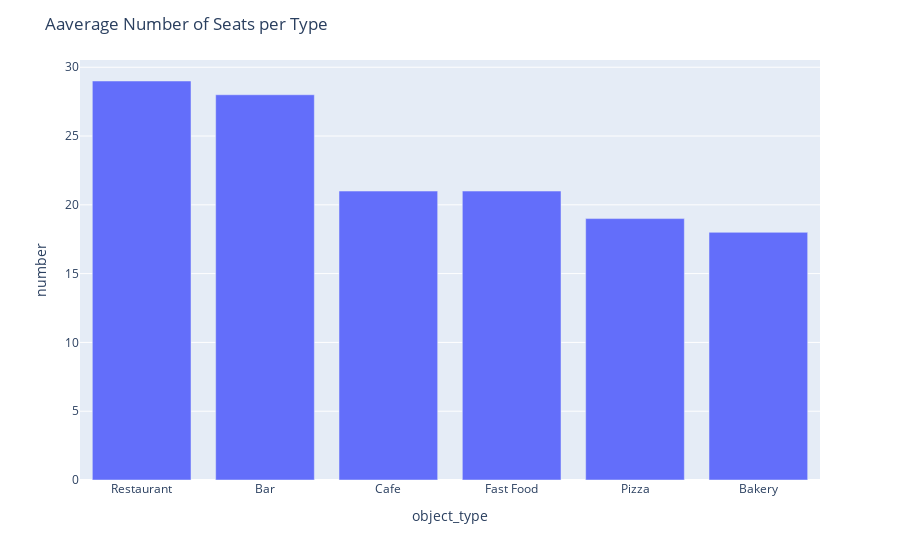

Write notebook code for a chart like this one.
### Code cell
fig = px.bar(seating_type, x='object_type', y='number')
fig.update_layout(title='Aaverage Number of Seats per Type')
fig.show()

### Figure 1 — Plotly figure (JSON) as saved in the notebook; plotly's stock layout.template omitted (floating-point values rounded to 4 significant figures)
{"data": [{"alignmentgroup": "True", "hovertemplate": "object_type=%{x}<br>number=%{y}<extra></extra>", "legendgroup": "", "marker": {"color": "#636efa", "pattern": {"shape": ""}}, "name": "", "offsetgroup": "", "orientation": "v", "showlegend": false, "textposition": "auto", "type": "bar", "x": ["Restaurant", "Bar", "Cafe", "Fast Food", "Pizza", "Bakery"], "xaxis": "x", "y": [29, 28, 21, 21, 19, 18], "yaxis": "y"}], "layout": {"autosize": true, "barmode": "relative", "legend": {"tracegroupgap": 0}, "margin": {"t": 60}, "title": {"text": "Aaverage Number of Seats per Type"}, "xaxis": {"anchor": "y", "autorange": true, "domain": [0, 1], "range": [-0.5, 5.5], "title": {"text": "object_type"}, "type": "category"}, "yaxis": {"anchor": "x", "autorange": true, "domain": [0, 1], "range": [0, 30.53], "title": {"text": "number"}, "type": "linear"}}}
